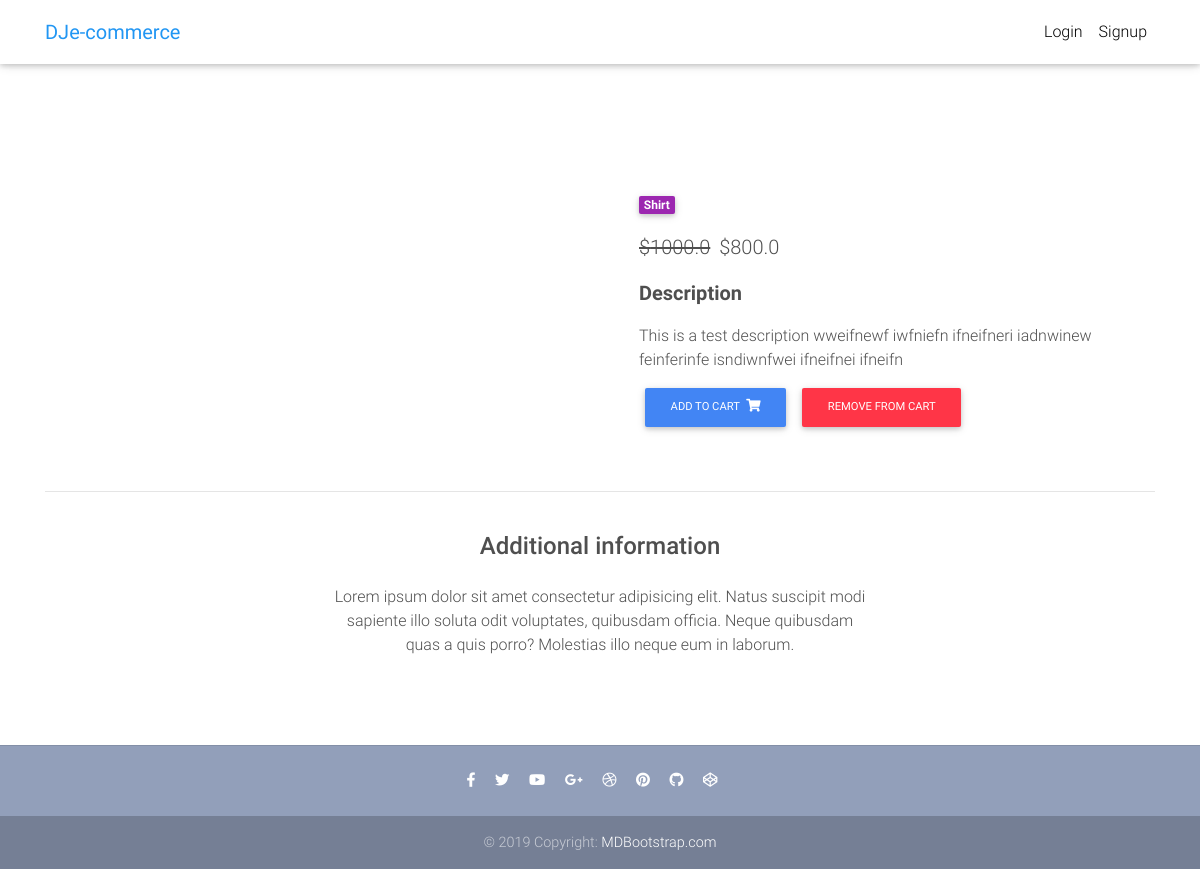
The app's page /product/test-product-1/ with its own data.
### core/models.py (models this page shows, shortened)
class Item(models.Model):
    title = models.CharField(max_length=100)
    price = models.FloatField()
    discount_price = models.FloatField(blank=True, null=True)
    category = models.CharField(choices=CATEGORY_CHOICES, max_length=2)
    label = models.CharField(choices=LABEL_CHOICES, default="P", max_length=2)
    slug = models.SlugField()
    description = models.TextField()
    def get_add_to_cart_url(self):
        return reverse('core:add-to-cart', kwargs={
            'slug': self.slug
        })

### core/views.py (the view)
# urls.py: path('product/<slug>/', ItemDetailView.as_view(), name='product'),
class ItemDetailView(DetailView):
    model = Item
    template_name = 'product.html'

### templates/product.html (shortened to what this page needs)
{% extends 'base.html' %}
{% load static %}
{% block content %}
    <main class="mt-5 pt-4">
        <div class="container dark-grey-text mt-5">
        <div class="row wow fadeIn">
            <div class="col-md-6 mb-4">
            </div>
            <div class="col-md-6 mb-4">
                <div class="p-4">
                    <div class="mb-3">
                        <a href="">
                            <span class="badge purple mr-1">{{ object.get_category_display }}</span>
                        </a>
                    </div>
                    <p class="lead">
                        {% if object.discount_price %}
                            <span class="mr-1">
                                <del>${{ object.price }}</del></span>
                            <span>${{ object.discount_price }}</span>
                        {% else %}
                            <span>{{ object.price }}</span>
                        {% endif %}
                    </p>
                    <p class="lead font-weight-bold">Description</p>
                    <p>{{ object.description }}</p>
                     <a href="{{ object.get_add_to_cart_url }}" class="btn btn-primary btn-md my-0 p">Add to cart
                            <i class="fas fa-shopping-cart ml-1"></i>
                     </a>
                    <a href="{{ object.get_remove_from_url }}" class="btn btn-danger btn-md my-0 p">Remove from cart
                     </a>
                </div>
            </div>
        </div>
        <hr>
        <div class="row d-flex justify-content-center wow fadeIn">
            <div class="col-md-6 text-center">
                <h4 class="my-4 h4">Additional information</h4>
                <p>Lorem ipsum dolor sit amet consectetur adipisicing elit. Natus suscipit modi sapiente illo soluta
                    odit
                    voluptates,
                    quibusdam officia. Neque quibusdam quas a quis porro? Molestias illo neque eum in laborum.</p>
            </div>
        </div>
        <div class="row wow fadeIn">
            <div class="col-lg-4 col-md-12 mb-4">
            </div>
            <div class="col-lg-4 col-md-6 mb-4">
            </div>
            <div class="col-lg-4 col-md-6 mb-4">
            </div>
        </div>
    </div>
    </main>
{% endblock %}

### templates/base.html (style rules this page uses)
html, body, header, .carousel { height: 60vh; padding-top: 24px; }

### records on screen
Item: category "Shirt", price "1000.0", discount_price "800.0", description "This is a test description wweifnewf iwfniefn ifneifneri iadnwinew feinferinfe isndiwnfwei ifneifnei ifneifn"
